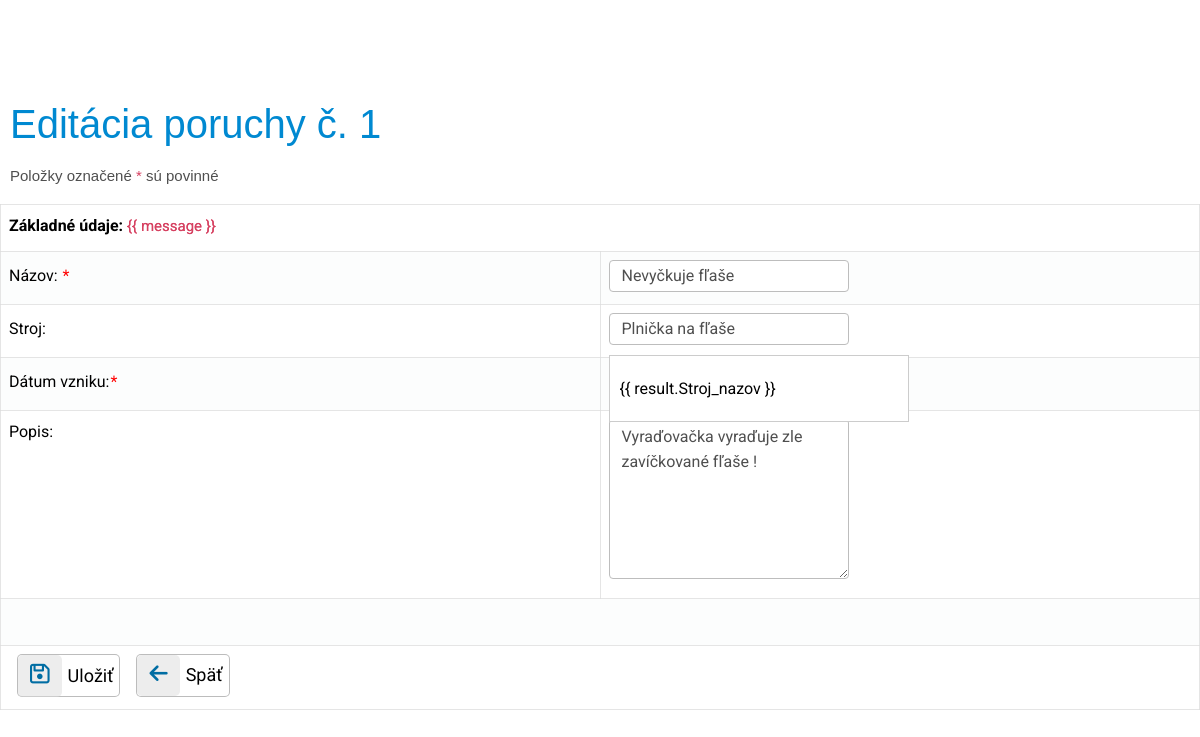
The page /src/form/porucha.php?PoruchaID=1 (signed in) on the database its author committed.
### tables this page shows
CREATE TABLE `porucha` (
  `Por_nazov` varchar(50) NOT NULL,
  `Por_popis` varchar(100) DEFAULT NULL,
  `Por_stav` int(11) NOT NULL,
  `Por_datum_vzniku` datetime NOT NULL,
  `Por_datum_pridelenia` datetime DEFAULT NULL,
  `PoruchaID` int(10) UNSIGNED NOT NULL,
  `StrojID` int(10) UNSIGNED DEFAULT NULL,
  `PouzivatelID` int(10) UNSIGNED DEFAULT NULL
);

CREATE TABLE `stroj` (
  `Stroj_nazov` varchar(50) NOT NULL,
  `Stroj_popis` varchar(100) DEFAULT NULL,
  `Stroj_vyrobca` varchar(30) NOT NULL,
  `Stroj_umiestnenie` varchar(30) NOT NULL,
  `Stroj_datum_vyroby` date DEFAULT NULL,
  `Stroj_vyrobne_cislo` varchar(20) NOT NULL,
  `Stroj_evidencne_cislo` varchar(20) NOT NULL,
  `Stroj_datum_prevzatia` date DEFAULT NULL,
  `Stroj_zarucna_doba` int(11) DEFAULT NULL,
  `StrojID` int(10) UNSIGNED NOT NULL,
  `DodavatelID` int(10) UNSIGNED DEFAULT NULL
);

### lib.php (called while the page is built, shortened)
<?php
function strip_tags_html($input) {
	$input = strip_tags($input);
	$input = htmlspecialchars($input);
	return $input;
}
?>

### src/form/porucha.php (the view, shortened to what this page needs)
<!DOCTYPE html>
<html>
<head>
    <?php include_once '../partials/head.php';
    include_once "../../lib.php";
    include '../auth/login.php';
    ?>
</head>
<body>
<?php
mysqli_set_charset($dblink, "utf8mb4");
$PoruchaID=mysqli_real_escape_string($dblink,strip_tags_html($_GET["PoruchaID"]));
$PoruchaID=intval($PoruchaID);
if($PoruchaID)
{
    $zobrazit=strip_tags_html($_GET["zobrazit"]);
    $sql="select * from porucha p LEFT JOIN zamestnanec z ON p.PouzivatelID = z.PouzivatelID LEFT JOIN stroj s ON p.StrojID = s.StrojID WHERE p.PoruchaID = $PoruchaID";
    if($zobrazit)
    {
        $akcia="preview";
        $nadpis = "Porucha č. ".$PoruchaID;
    }
    else
    {
        $akcia = "update";
        $nadpis = "Editácia poruchy č. ".$PoruchaID;
    }
    $vysledok = mysqli_query($dblink,$sql);
    $riadok = mysqli_fetch_assoc($vysledok);
    $Por_nazov = strip_tags_html($riadok["Por_nazov"]);
    $Por_popis = strip_tags_html($riadok["Por_popis"]);
    $Por_datum_pridelenia = strip_tags_html($riadok["Por_datum_pridelenia"]);
    $Stroj_nazov = strip_tags_html($riadok["Stroj_nazov"]);
    if($Por_datum_pridelenia == "0000-00-00 00:00:00") $Por_datum_pridelenia = "";
    else $Por_datum_pridelenia = date("d.m.Y H:i", strtotime($Por_datum_pridelenia));
}
?>
<h1><?php echo $nadpis; ?></h1>
<p>
<form id ="myapp_form" action="../zmena/zmena_poruchy.php" method="POST" onsubmit="return app.strojChecked">
    <?php if($Por_datum_pridelenia): ?>
        <div class="container d-flex align-items-center">
            <p class="oznam text-grey text-start" style="margin-left:-0.625rem!important;">Položky označené <span class="red bold">*</span> sú povinné</p>
            <p class="oznam text-grey text-end " style="margin-left:2rem !important;">Dátum posledného pridelenia: <?php echo $Por_datum_pridelenia;?></p>
        </div>
    <?php else: ?>
        <p class="oznam text-grey text-start">Položky označené <span class="red bold">*</span> sú povinné</p>
    <?php endif; ?>
    <table class="zoznam">
        <tr><td colspan="2"><b>Základné údaje: </b><span class="cervene" v-if="message" >{{ message }}</span></td></tr>
        <tr><td>Názov: <span class="hviezdicka">*</span></td><td style="width:50%;"><input required type="text" class="form-control" name="Por_nazov" value="<?php echo $Por_nazov;?>" <?php echo disabled($akcia);?>/></td></tr>
        <tr><td>Stroj:</td>
            <td>
                <ul>
                    <div>
                        <input
                                class="form-control"
                                type="text"
                                name="Stroj_nazov"
                                v-model="searchInput"
                                placeholder="Vyberte stroj"
                                autocomplete="off"
                                @focus="showResults = true"
                                @blur="showResults = false"
                                @change="checkStroj()"
                                @keydown.down.prevent="moveSelection(1)"
                                @keydown.up.prevent="moveSelection(-1)"
                                @keydown.enter.prevent="selectMachine(filteredMachine[selectedIndex].Stroj_nazov,filteredMachine[selectedIndex].StrojID)"
                                value="<?php echo $Stroj_nazov;?>"
                                <?php echo disabled($akcia);?>
                        />
                        <div class="results zoznam_pozicii" v-if="showResults && filteredMachine.length > 0">
                            <ul>
                                <li
                                        class="pozicie"
                                        v-for="(result, index) in filteredMachine"
                                        :key="index"
                                        v-if="index < 5"
                                        @mouseover="mouseover(index)"
                                        @click="selectMachine(result.Stroj_nazov,result.StrojID)"
                                        @mousedown.prevent
                                        :class="{ selected: selectedIndex === index || mouseIndex === index }"
                                >
                                    {{ result.Stroj_nazov }}
                                </li>
                            </ul>
                        </div>
                    </div>
                </ul>
            </td>
        </tr>
        <tr><td>Dátum vzniku:<span class="hviezdicka">*</span></td><td> </td></tr>
        <tr><td style = "vertical-align:top !important;">Popis:</td><td><textarea type="text" class="form-control" name="Por_popis" <?php echo disabled($akcia); ?>><?php echo $Por_popis;?></textarea></td></tr>
         <tr><td colspan="2"><br></td></tr>
        <tr><td colspan="2">
                <?php if($akcia !='preview'):?>
                <div class="d-flex" style="margin-right: 40px !important;">
                    <button type="submit" title="Uložiť" value="Uložiť"  class="btn-light btn-labeled btn_ikony">
                        <span class="btn-label"><i class="fa-regular fa-floppy-disk"></i></span>Uložiť
                    </button>
                    <button type="submit" name="back" form="back" value="Späť" title="Spať" class="btn-light btn-labeled btn_ikony ">
                        <span class="btn-label"><i class="fa fa-arrow-left" style="font-size: 1.3rem;"></i></span>Späť
                    </button>
                </div>
                <?php else:?>
                    <button type="submit" name="back" form="back" value="Späť" title="Spať" class="btn-light btn-labeled btn_ikony">
                        <span class="btn-label "><i class="fa fa-arrow-left"></i></span>Späť
                    </button>
                <?php endif;?>
                </td></tr>
    </table>
</form>
</p>
</body>
</html>

### rows shown on the page
porucha: Por_nazov "Nevyčkuje fľaše", Stroj_nazov "Plnička na fľaše", Por_popis "Vyraďovačka vyraďuje zle zavíčkované fľaše !"

### other values the page prints
$nadpis "Editácia poruchy č. 1"
